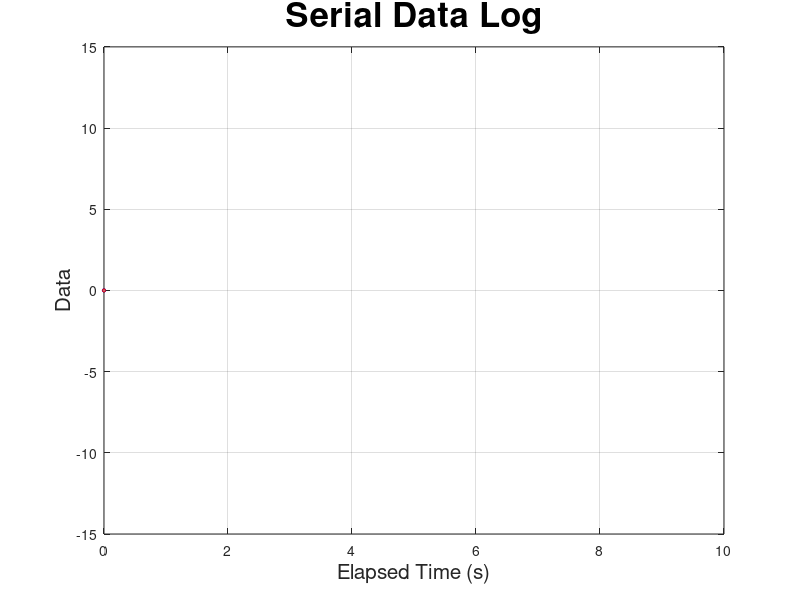

Reproduce this figure in MATLAB. (Note: this script raises an error after producing the figure.)
clear
clc
% Data

%User Defined Properties 
serialPort = "/dev/ttyUSB0";            % define COM port #
%Baud=921600;  % define Baudrate #
Baud=115200;
plotTitle = 'Serial Data Log';  % plot title
xLabel = 'Elapsed Time (s)';    % x-axis label
yLabel = 'Data';                % y-axis label
plotGrid = 'on';                % 'off' to turn off grid
min = -15;                     % set y-min
max = 15;                      % set y-max
scrollWidth = 10;               % display period in plot, plot entire data log if <= 0
delay = .01;                    % make sure sample faster than resolution

%Define Function Variables
time = 0;
data_x = 0;
data_y = 0;
data_z = 0;
count = 0;

%Set up Plot
plotGraphx = plot(time,data_x,'-mo',...
          'LineWidth',1,...
          'MarkerEdgeColor','k',...
          'MarkerFaceColor',[1 1 .63],...
          'MarkerSize',2);
hold on;  % it will hold all the lines on same axis
plotGraphy = plot(time,data_y,'-mo',...   <---- define data_y before this
          'LineWidth',1,...
          'MarkerEdgeColor','b',...
          'MarkerFaceColor',[.49 1 .63],...
          'MarkerSize',2);
plotGraphz = plot(time,data_x,'-mo',...
          'LineWidth',1,...
          'MarkerEdgeColor','r',...
          'MarkerFaceColor',[.49 1 1],...
          'MarkerSize',2);

title(plotTitle,'FontSize',25);
xlabel(xLabel,'FontSize',15);
ylabel(yLabel,'FontSize',15);
axis([0 10 min max]);
grid(plotGrid);

%Open Serial COM Port
s = serialport(serialPort,Baud);
disp('Close Plot to End Session');

tic 

while ( ishandle(plotGraphx) && ishandle(plotGraphy) && ishandle(plotGraphz)) %Loop when Plot is Active && ishandle(plotGraphy) && ishandle(plotGraphz)

   %dat = fscanf(s,'%d,%d,%d'); %Read Data from Serial as Float: PLEASE NOTE: Here i modified the code, in order to adjust the correct format of data in input.
   dat = readline(s);
   dat=split(dat);
   dat=str2double(dat);
   dat=dat.';
   %disp(dat(4));

   if(~isempty(dat) && isfloat(dat)) %Make sure Data Type is Correct        
       count = count + 1;    
       time(count) = toc;    %Extract Elapsed Time
       data_x(count) = dat(9);  
       data_y(count) = dat(12); 
       data_z(count) = 200;  

       %Set Axis according to Scroll Width
       % if(scrollWidth > 0)
       set(plotGraphx,'XData',time(time > time(count)-scrollWidth),'YData',data_x(time > time(count)-scrollWidth));
       set(plotGraphy,'XData',time(time > time(count)-scrollWidth),'YData',data_y(time > time(count)-scrollWidth));
       set(plotGraphz,'XData',time(time > time(count)-scrollWidth),'YData',data_z(time > time(count)-scrollWidth));
       axis([time(count)-scrollWidth time(count) min max]);
       % else
       % set(plotGraphx,'XData',time,'YData',data_x);
       % set(plotGraphy,'XData',time,'YData',data_y);
       % set(plotGraphz,'XData',time,'YData',data_z);
       % axis([0 time(count) min max]);
       % end

       %Allow MATLAB to Update Plot
       pause(delay);
   end
end

%Close Serial COM Port and Delete useless Variables
delete(s);
clear count dat delay max min plotGraph plotGrid plotTitle s ...
       scrollWidth serialPort xLabel yLabel;

disp('Session Terminated...');